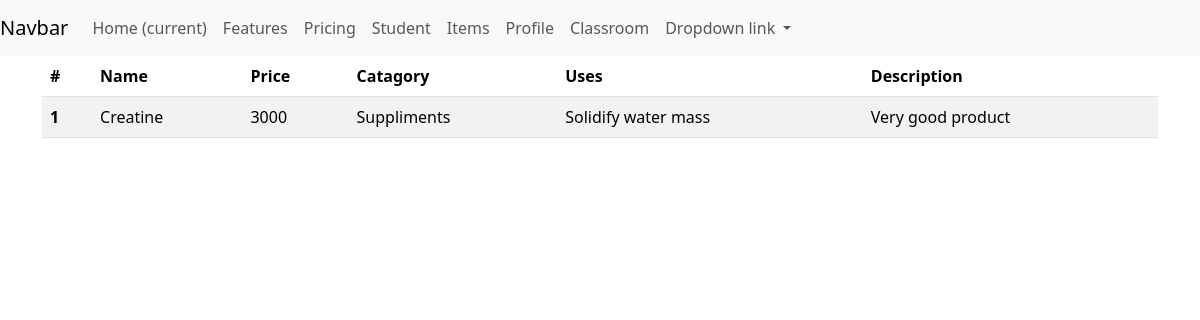
The page /tables/item/ on the database as committed earlier.
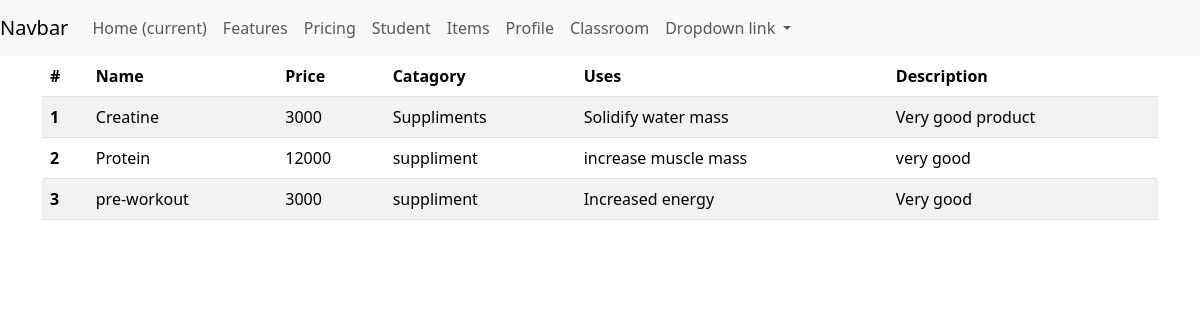
The same page on the database as committed later.
### tables/models.py (models this page shows, shortened)
class Items(models.Model):
    name = models.CharField(max_length=20)
    price = models.IntegerField()
    catagory = models.CharField(max_length=30)
    uses = models.TextField()
    description = models.TextField()

### tables/views.py (the view)
# urls.py: path("item/", item, name = "item"),
def item(request):
    items= Items.objects.all()
    return render(request, template_name="tables/item.html", context={"items":items})

### tables/templates/tables/item.html
{% extends 'temp_inheritance/base.html'%}
{% block content %}
<table class="table table-striped table-hover">
    <thead>
      <tr>
        <th scope="col">#</th>
        <th scope="col">Name</th>
        <th scope="col">Price</th>
        <th scope="col">Catagory</th>
        <th scope="col">Uses</th>
        <th scope="col">Description</th>
      </tr>
    </thead>
    <tbody>
        {% for info in items %}
      <tr>
        <th scope="row">{{forloop.counter}}</th>
        <td>{{info.name}}</td>
        <td>{{info.price}}</td>
        <td>{{info.catagory}}</td>
        <td>{{info.uses}}</td>
        <td>{{info.description}}</td>
        {% endfor %}
      </tr>
    </tbody>
  </table>
{% endblock %}

Rows that differ between the two databases and show on the page:
added Items: name "Protein", price "12000", catagory "suppliment", uses "increase muscle mass", description "very good"
added Items: name "pre-workout", price "3000", catagory "suppliment", uses "Increased energy", description "Very good"
